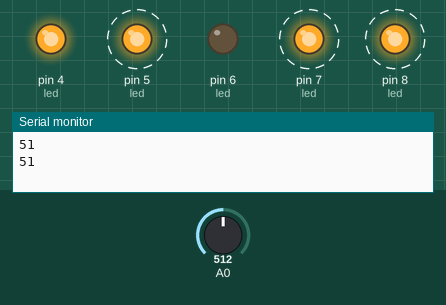
Simulated run of this sketch. Board: Arduino Uno, built with avr-gcc and run on an emulated ATmega328P. Parts: output pins drawn as LEDs (lit = HIGH), the last lines printed to the serial monitor. Dashed ring = blinking. Inputs (shaded band) come from the test bench; at power-on: A0 = 512.

Above: at 2.0 s.
2.1 s: A0 set to 11
At 2.73 s:
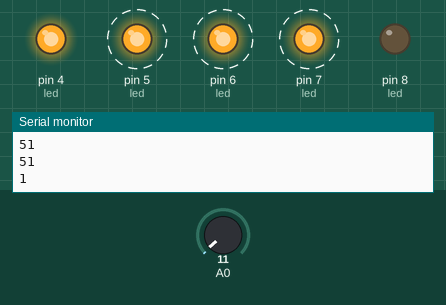
6.0 s: A0 set to 8
At 6.8 s:
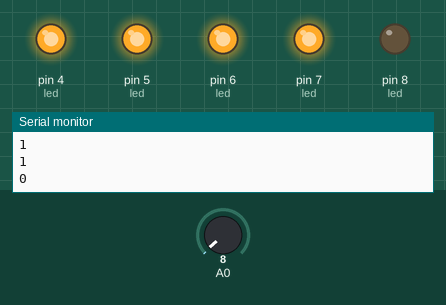
7.7 s: A0 set to 122
At 8.83 s:
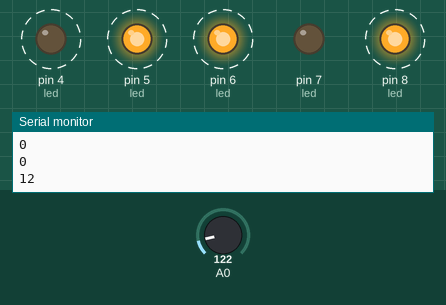
12.2 s: A0 set to 89
At 13.06 s:
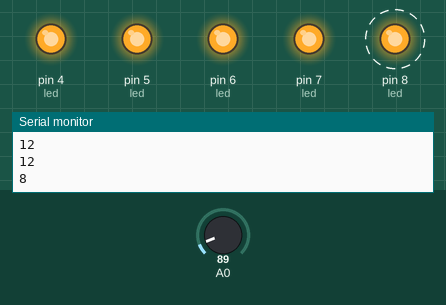
16.3 s: A0 set to 306
At 17.67 s:
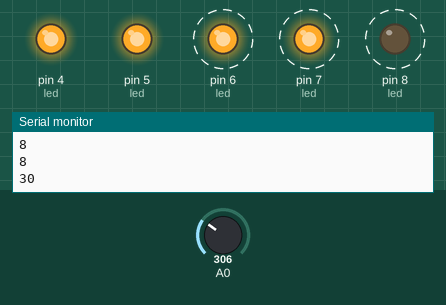
20.8 s: A0 set to 511
At 21.29 s:
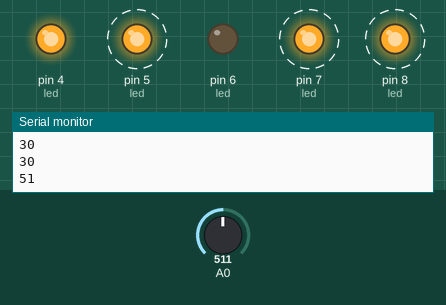
Timing chart, 0 to 25.3 s (numbered marks = the images above; inputs shaded):
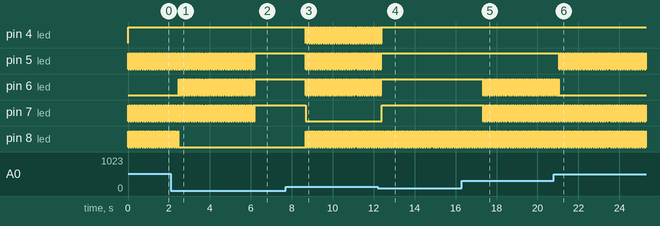

Measured:
- the behaviour switches between 10 and 9 on A0 (found by bisection; images 1 and 2)
- after the input at 2.1 s, pin 6 (led): alternates HIGH for 0.01 s and LOW for 0.01 s, starting after 0.38 s; pin 8 (led): goes on until 2.5 s, then stays LOW
- after the input at 6.0 s, pin 5 (led), pin 6 (led), pin 7 (led): goes on until 6.2 s, then stays HIGH
- after the input at 7.7 s, pin 4 (led), pin 8 (led): alternates HIGH for 0.01 s and LOW for 0.01 s, starting after 0.98 s; pin 5 (led), pin 6 (led): alternates HIGH for 0.01 s and LOW for 0.01 s, starting after 0.97 s; pin 7 (led): HIGH → LOW after 0.97 s
- after the input at 12.2 s, pin 4 (led), pin 5 (led), pin 6 (led): goes on until 12.4 s, then stays HIGH; pin 7 (led): LOW → HIGH after 0.18 s
- after the input at 16.3 s, pin 6 (led), pin 7 (led): alternates HIGH for 0.01 s and LOW for 0.01 s, starting after 1.0 s
- after the input at 20.8 s, pin 5 (led): alternates HIGH for 0.01 s and LOW for 0.01 s, starting after 0.25 s; pin 6 (led): goes on until 21.0 s, then stays LOW
- by itself, pin 5 (led), pin 7 (led), pin 8 (led): alternates HIGH for 0.01 s and LOW for 0.01 s

The sketch:

HeartBeat_Sensor.ino
```cpp
int seg1=9,seg2=10;
int led1=2,led2=3,led3=4,led4=5,led5=6,led6=7,led7=8;
int led[]={led1,led2,led3,led4,led5,led6,led7};


void glow(int a,int b,int c,int d,int e,int f,int g)
{
 int  x[]={a,b,c,d,e,f,g};
  for(int i=0;i<7;i++)
  {
    digitalWrite(led[i],x[i]);
  }
}

void seg(int x,int y)
{
  digitalWrite(2,x);
  digitalWrite(3,y);
 }

void num(int x)
{
  if(x==0)
     glow(1,1,1,1,1,1,0);
  if(x==1)
     glow(0,1,1,0,0,0,0);
  if(x==2)
     glow(1,1,0,1,1,0,1);
  if(x==3)
     glow(1,1,1,1,0,0,1);
  if(x==4)
     glow(0,1,1,0,0,1,1);
  if(x==5)
     glow(1,0,1,1,0,1,1);
  if(x==6)
     glow(1,0,1,1,1,1,1);
  if(x==7)
     glow(1,1,1,0,0,0,0);
  if(x==8)
     glow(1,1,1,1,1,1,1);
  if(x==9)
     glow(1,1,1,0,0,1,1);

}


void setup()
{
  pinMode(A0,INPUT);
  Serial.begin(9600);
  for(int i=2;i<10;i++)
  {
    pinMode(led[i],OUTPUT);
   }

}

void loop()
{
  int a=analogRead(A0);
  int b=a/10;
  Serial.println(b);
  delay(10);
  for(int i=0; i<=99; i++)
  {
    if(b==i)
    {
    for(int j=0;j<=60;j++)
     {
      int rem=i%10;
      int divi=i/10;
      seg(1,0);
      num(divi);
      delay(10);
      seg(0,1);
      num(rem);
      delay(10);
  // put your main code here, to run repeatedly:

     }
  }
 }
}
```
